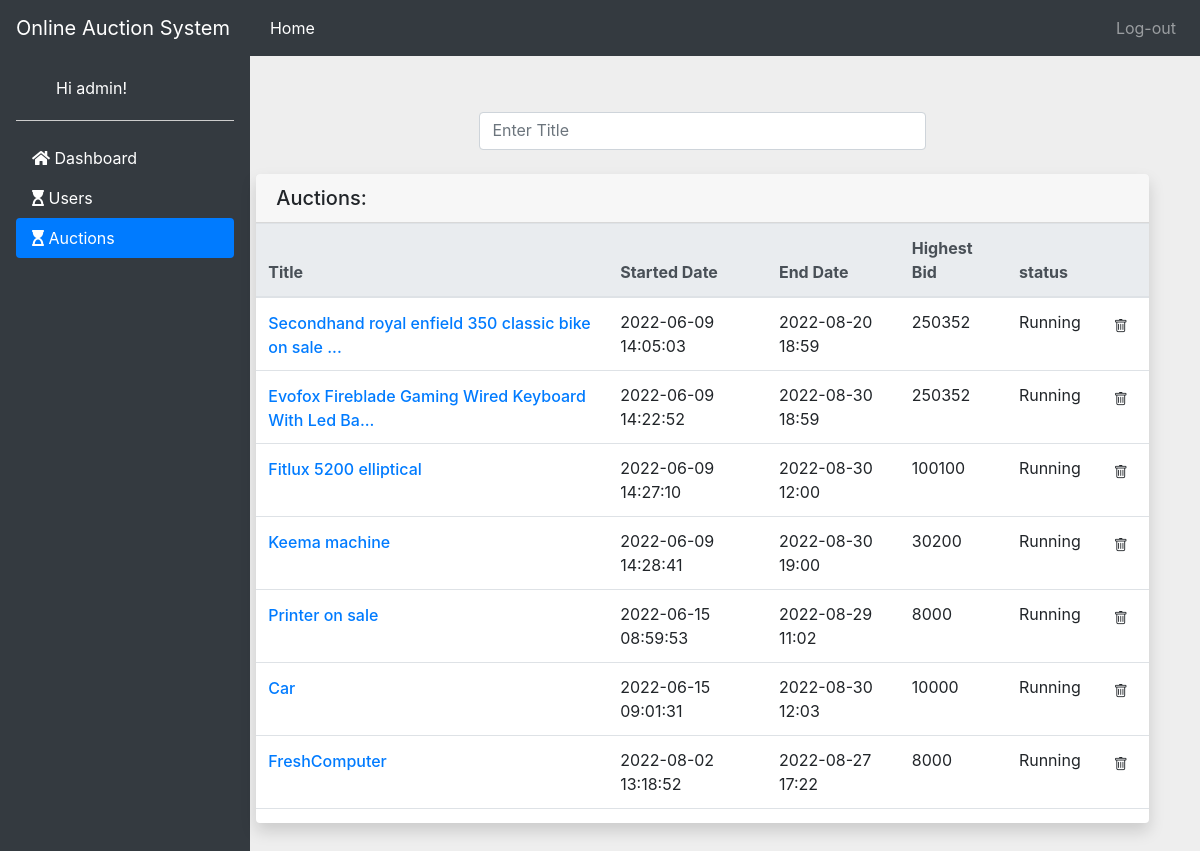
The page /auctions.php (signed in) on the database its author committed.
### tables this page shows
CREATE TABLE `auction` (
  `aid` int(11) NOT NULL,
  `uid` int(11) NOT NULL,
  `cid` int(11) NOT NULL,
  `title` varchar(105) NOT NULL,
  `iPrice` int(20) NOT NULL,
  `district` varchar(52) NOT NULL,
  `location` varchar(52) NOT NULL,
  `number` bigint(10) NOT NULL,
  `description` varchar(500) NOT NULL,
  `pictures` varchar(2000) NOT NULL,
  `delivery` varchar(52) NOT NULL,
  `pDate` text NOT NULL DEFAULT current_timestamp(),
  `eDate` datetime NOT NULL,
  `tags` varchar(100) NOT NULL,
  `wid` int(10) NOT NULL,
  `status` int(11) NOT NULL,
  `views` int(11) NOT NULL DEFAULT 0
);

### auctions.php (the view, shortened to what this page needs)
<?php include "./adminHome.php"; ?>
<div class="col-sm-9 mt-2 mx-auto">
    <div class="input-group mt-5 mb-3 mx-auto w-50">
        <input type="text" class="form-control rounded pb-2" id="search" onkeyup="searchFunction()" placeholder="Enter Title" />
        <br>
    </div>
    <div class="card shadow border-0 mb-7 mt-4">
        <div class="card-header">
            <h5 class="mb-0">Auctions:</h5>
        </div>
        <div class="table-responsive tableFixHead">
            <table id="myTable" class="table table-hover table-nowrap">
                <thead class="thead-light">
                    <tr>
                        <th scope="col">Title</th>
                        <th scope="col">Started Date</th>
                        <th scope="col">End Date</th>
                        <th scope="col">Highest Bid</th>
                        <th scope="col">status</th>
                        <th scope="col"></th>
                    </tr>
                </thead>
                <tbody>
                    <?php
                    $sql1 = "select * from auction order by status;";
                    $res1 = mysqli_query($conn, $sql1) or die(mysqli_error($conn));
                    while ($row = mysqli_fetch_assoc($res1)) {
                        $aid = $row['aid'];
                    ?>
                        <tr>
                            <td>
                                <a class="product-name h6 align-middle" href="./product.php?id=<?php echo $aid; ?>">
                                    <?php echo (strlen($row['title']) > 50) ? substr($row['title'], 0, 50) . '...' : $row['title']; ?>
                                </a>
                            </td>
                            <td><?php echo $row['pDate']; ?></td>
                            <td><?php echo substr($row['eDate'], 0, 16); ?></td>
                            <td>
                                <?php
                                $sql2 = "select max(bAmount) from bids where aid= {$aid}";
                                $res2 = mysqli_query($conn, $sql2) or die(mysqli_error($conn));
                                if (mysqli_num_rows($res2) > 0) {
                                    while ($row2 = mysqli_fetch_assoc($res2)) {
                                        echo ($row2['max(bAmount)'] > $row['iPrice']) ? $row2['max(bAmount)'] : $row['iPrice'];
                                    }
                                } else;
                                ?>
                            </td>
                            <td><?php echo ($row['status'] == 0) ? "Running" : "Ended"; ?> </td>
                            <td class="text-end">
                                <button type="button" id="<?php echo $row['aid']; ?>" name="delete" class="delete btn btn-sm btn-square btn-neutral text-danger-hover" <?php echo ($row['status'] == 1) ? "disabled" : ""; ?>> <i class="bi bi-trash"></i> </button>
                            </td>
                        </tr>
                    <?php } ?>
                </tbody>
            </table>
        </div>
    </div>
</div>

### css/regi.css (style rules this page uses)
body { background-color: #eee; }
.tableFixHead { overflow-y: auto; max-height: 600px; }
.tableFixHead thead th { position: sticky; top: 0; }
table { border-collapse: collapse; width: 100%; }

### rows shown on the page
auction: title "Secondhand royal enfield 350 classic bike on sale", pDate "2022-06-09 14:05:03", eDate "2022-08-20 18:59", max "250352", status "Running"
auction: title "Evofox Fireblade Gaming Wired Keyboard With Led Ba", pDate "2022-06-09 14:22:52", eDate "2022-08-30 18:59", max "250352", status "Running"
auction: title "Fitlux 5200 elliptical", pDate "2022-06-09 14:27:10", eDate "2022-08-30 12:00", max "100100", status "Running"
auction: title "Keema machine", pDate "2022-06-09 14:28:41", eDate "2022-08-30 19:00", max "30200", status "Running"
auction: title "Printer on sale", pDate "2022-06-15 08:59:53", eDate "2022-08-29 11:02", iPrice "8000", status "Running"
auction: title "Car", pDate "2022-06-15 09:01:31", eDate "2022-08-30 12:03", iPrice "10000", status "Running"
auction: title "FreshComputer", pDate "2022-08-02 13:18:52", eDate "2022-08-27 17:22", iPrice "8000", status "Running"

### other values the page prints
$_SESSION['name'] "admin"
